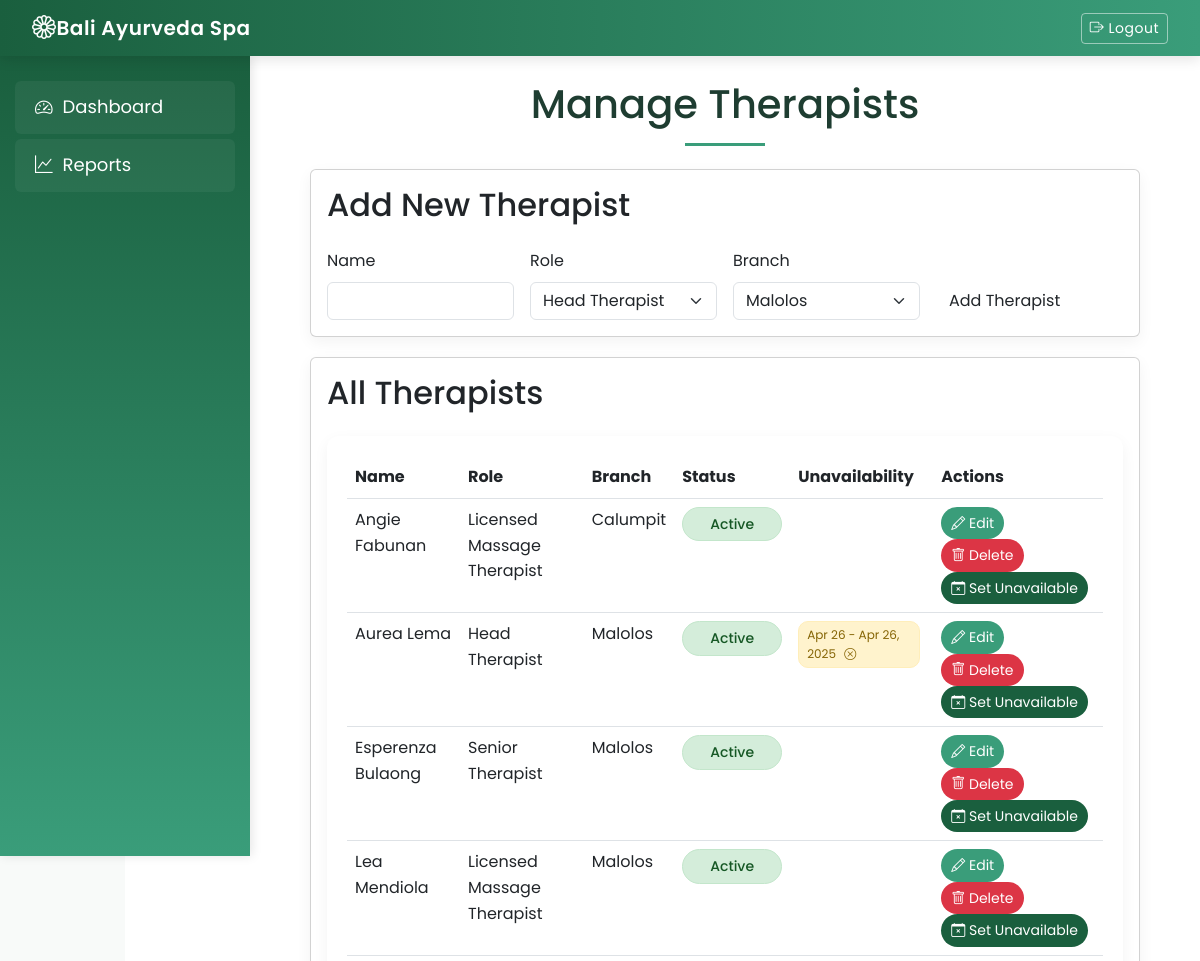
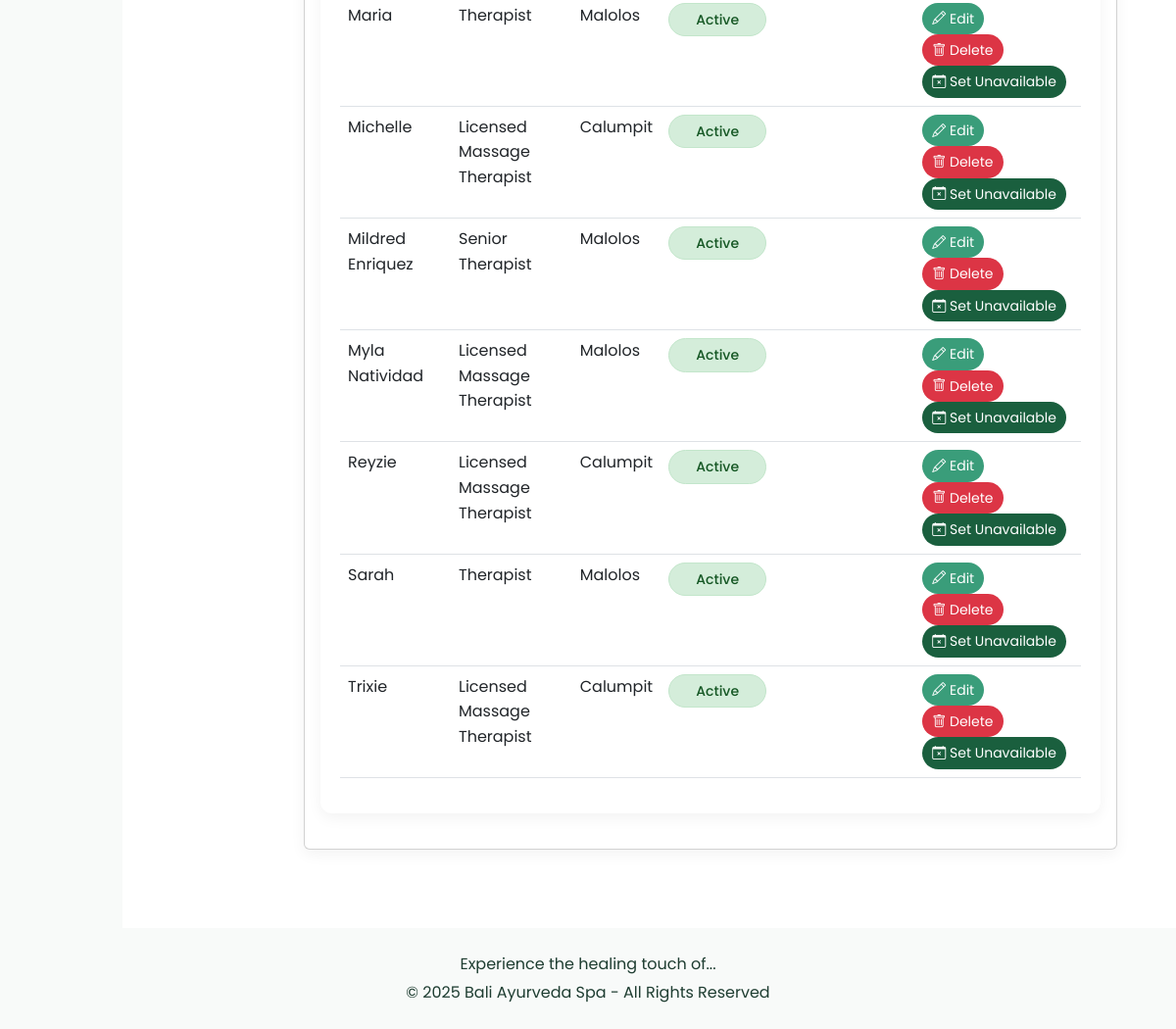
Page /admin/manage_therapists.php (signed in) on the committed database (2 pictures, top to bottom).
### tables this page shows
CREATE TABLE `therapists` (
  `id` int(11) NOT NULL AUTO_INCREMENT,
  `name` varchar(100) NOT NULL,
  `branch_id` int(11) DEFAULT NULL,
  `role` varchar(100) DEFAULT NULL,
  `is_active` tinyint(1) NOT NULL DEFAULT 1,
  PRIMARY KEY (`id`),
  KEY `therapists_ibfk_1` (`branch_id`),
  CONSTRAINT `therapists_ibfk_1` FOREIGN KEY (`branch_id`) REFERENCES `branches` (`id`)
);

CREATE TABLE `branches` (
  `id` int(11) NOT NULL AUTO_INCREMENT,
  `name` varchar(100) NOT NULL,
  `bed_count` int(11) DEFAULT 0,
  PRIMARY KEY (`id`)
);

CREATE TABLE `therapist_availability` (
  `id` int(11) NOT NULL AUTO_INCREMENT,
  `therapist_id` int(11) NOT NULL,
  `start_date` date NOT NULL,
  `end_date` date NOT NULL,
  `reason` enum('vacation','sickness','other') NOT NULL,
  `created_at` timestamp NOT NULL DEFAULT current_timestamp(),
  PRIMARY KEY (`id`),
  KEY `therapist_id` (`therapist_id`),
  CONSTRAINT `therapist_availability_ibfk_1` FOREIGN KEY (`therapist_id`) REFERENCES `therapists` (`id`) ON DELETE CASCADE
);

### admin/manage_therapists.php (the view, shortened to what this page needs)
<?php
require '../includes/db.php';
$admin_id = $_SESSION['admin_id'];
$stmt = $conn->prepare("SELECT branch FROM admins WHERE id = ?");
$stmt->bind_param("i", $admin_id);
$stmt->execute();
$result = $stmt->get_result();
$admin = $result->fetch_assoc();
$branch = $admin['branch'];
$is_superadmin = ($branch === 'Owner');
$query = "
    SELECT t.*, b.name AS branch_name
    FROM therapists t
    LEFT JOIN branches b ON t.branch_id = b.id
";
$query .= " ORDER BY t.name ASC";
$stmt = $conn->prepare($query);
$stmt->execute();
$result = $stmt->get_result();
$therapists = $result->fetch_all(MYSQLI_ASSOC);
$availability_query = "
    SELECT ta.*
    FROM therapist_availability ta
    JOIN therapists t ON ta.therapist_id = t.id
    LEFT JOIN branches b ON t.branch_id = b.id
";
$availability_stmt = $conn->prepare($availability_query);
$availability_stmt->execute();
$availability_result = $availability_stmt->get_result();
$availability_records = $availability_result->fetch_all(MYSQLI_ASSOC);
$branches = [];
if ($is_superadmin) {
    $branches = $conn->query("SELECT id, name FROM branches")->fetch_all(MYSQLI_ASSOC);
}
function formatDateRange($start, $end) {
    return date("M j", strtotime($start)) . ' - ' . date("M j, Y", strtotime($end));
}
?>
<!DOCTYPE html>
<html lang="en">
<head>
    <link href="https://cdn.jsdelivr.net/npm/bootstrap@5.3.0-alpha1/dist/css/bootstrap.min.css" rel="stylesheet">
    <link href="https://cdn.jsdelivr.net/npm/bootstrap-icons@1.8.1/font/bootstrap-icons.css" rel="stylesheet">
</head>
<body>
<?php include '../includes/header.php'; ?>
    <div class="main-content">
        <h1>Manage Therapists</h1>
        <div class="card">
            <div class="card-body">
                <h2 class="mb-4">Add New Therapist</h2>
                <form id="addTherapistForm">
                    <div class="row g-3">
                        <div class="col-md-3">
                            <label class="form-label">Name</label>
                            <input type="text" name="name" class="form-control" required>
                        </div>
                        <div class="col-md-3">
                            <label class="form-label">Role</label>
                            <select name="role" class="form-select" required>
                                <option value="Head Therapist">Head Therapist</option>
                            </select>
                        </div>
                        <div class="col-md-3">
                            <label class="form-label">Branch</label>
                            <select name="branch_id" class="form-select" <?= $is_superadmin ? '' : 'disabled' ?> required>
                                <?php if ($is_superadmin): ?>
                                    <?php foreach ($branches as $branch_option): ?>
                                        <option value="<?= $branch_option['id'] ?>"><?= htmlspecialchars($branch_option['name']) ?></option>
                                    <?php endforeach; ?>
                                <?php else: ?>
                                    <option value="<?= $branches[0]['id'] ?? '' ?>"><?= htmlspecialchars($branch) ?></option>
                                <?php endif; ?>
                            </select>
                        </div>
                        <div class="col-md-3 d-flex align-items-end">
                            <button type="submit" class="btn btn-oblong">Add Therapist</button>
                        </div>
                    </div>
                </form>
            </div>
        </div>
        <div class="card">
            <div class="card-body">
                <h2 class="mb-4">All Therapists</h2>
                <div class="table-responsive">
                    <table class="table table-hover">
                        <thead>
                            <tr>
                                <th>Name</th>
                                <th>Role</th>
                                <th>Branch</th>
                                <th>Status</th>
                                <th>Unavailability</th>
                                <th>Actions</th>
                            </tr>
                        </thead>
                        <tbody>
                            <?php foreach ($therapists as $therapist): ?>
                            <tr>
                                <td><?= htmlspecialchars($therapist['name']) ?></td>
                                <td><?= htmlspecialchars($therapist['role']) ?></td>
                                <td><?= htmlspecialchars($therapist['branch_name'] ?? 'N/A') ?></td>
                                <td>
                                    <span class="status-badge status-<?= $therapist['is_active'] ? 'active' : 'inactive' ?>">
                                        <?= $therapist['is_active'] ? 'Active' : 'Inactive' ?>
                                    </span>
                                </td>
                                <td>
                                    <?php
                                    $therapist_availability = array_filter($availability_records, function($a) use ($therapist) {
                                        return $a['therapist_id'] == $therapist['id'];
                                    });
                                    foreach ($therapist_availability as $availability): ?>
                                        <span class="unavailability-badge"
                                              data-id="<?= $availability['id'] ?>"
                                              data-start="<?= $availability['start_date'] ?>"
                                              data-end="<?= $availability['end_date'] ?>"
                                              data-reason="<?= $availability['reason'] ?>">
                                            <?= formatDateRange($availability['start_date'], $availability['end_date']) ?>
                                            <i class="bi bi-x-circle cancel-unavailability" style="cursor:pointer; margin-left:5px;"></i>
                                        </span>
                                    <?php endforeach; ?>
                                </td>
                                <td>
                                    <button class="action-btn edit-btn edit-therapist"
                                        data-id="<?= $therapist['id'] ?>"
                                        data-name="<?= htmlspecialchars($therapist['name']) ?>"
                                        data-role="<?= htmlspecialchars($therapist['role']) ?>"
                                        data-is_active="<?= $therapist['is_active'] ?>"
                                        data-branch_id="<?= $therapist['branch_id'] ?>">
                                        <i class="bi bi-pencil"></i> Edit
                                    </button>
                                    <button class="action-btn delete-btn delete-therapist"
                                        data-id="<?= $therapist['id'] ?>">
                                        <i class="bi bi-trash"></i> Delete
                                    </button>
                                    <button class="action-btn unavailable-btn set-unavailable"
                                        data-therapist_id="<?= $therapist['id'] ?>">
                                        <i class="bi bi-calendar-x"></i> Set Unavailable
                                    </button>
                                </td>
                            </tr>
                            <?php endforeach; ?>
                        </tbody>
                    </table>
                </div>
            </div>
        </div>
    </div>
</body>
</html>
<?php include '../includes/footer.php'; ?>

### assets/css/sidebar.css (style rules this page uses)
body { display: flex; }
.main-content { margin-left: 250px; padding: 20px; width: 100%; }
.card { margin-bottom: 20px; }

### admin/manage_therapists.php (style rules this page uses)
:root { --primary-white: #ffffff; --secondary-green: #2e8b57; --accent-green: #4caf93; --light-green: #e8f5e9; --dark-text: #2a6049; --medium-gray: #e0e0e0; --light-gray: #f5f5f5; --oblong-green: #2e8b57; --oblong-hover: #247a4a; }
body { background-color: var(--light-gray); font-family: 'Poppins', sans-serif; color: var(--dark-text); line-height: 1.6; }
.main-content { margin-top: 10px; padding: 30px; }
.table-responsive { margin: 20px 0; background-color: var(--primary-white); border-radius: 12px; box-shadow: 0 5px 15px rgba(0,0,0,0.05); padding: 20px; width: 100%; }
h1, h2, h3, h4, h5 { color: var(--dark-text); font-weight: 600; }
h1 { text-align: center; margin-bottom: 2rem; position: relative; padding-bottom: 15px; }
h1:after { content: ''; display: block; width: 80px; height: 3px; background: var(--accent-green); margin: 15px auto 0; }
.card { border: none; border-radius: 12px; box-shadow: 0 5px 15px rgba(0,0,0,0.05); background-color: white; margin-bottom: 2rem; }
table { width: 100%; border-collapse: collapse; }
th, td { padding: 12px; text-align: left; border-bottom: 1px solid #dee2e6; }
th { background-color: var(--light-green); border-bottom: 2px solid var(--accent-green); }
.status-badge { padding: 5px 10px; border-radius: 20px; font-size: 14px; font-weight: 500; display: inline-block; min-width: 100px; text-align: center; }
.status-active { background-color: #D4EDDA; color: #155724; border: 1px solid #C3E6CB; }
.unavailability-badge { background-color: #FFF3CD; color: #856404; padding: 3px 8px; border-radius: 10px; font-size: 12px; margin-right: 5px; margin-bottom: 5px; display: inline-block; border: 1px solid #FFEEBA; }
.action-btn { margin-right: 5px; padding: 5px 10px; font-size: 14px; border-radius: 20px; transition: all 0.3s ease; }
.edit-btn { background-color: var(--accent-green); color: white; border: none; }
.delete-btn { background-color: #dc3545; color: white; border: none; }
.unavailable-btn { background-color: var(--secondary-green); color: white; border: none; }
.form-control, .form-select { border: 1px solid var(--medium-gray); border-radius: 6px; padding: 8px 12px; }
.btn-oblong { padding: 8px 20px; border-radius: 30px; font-weight: 500; transition: all 0.3s ease; background-color: var(--oblong-green); color: white; border: none; }

### includes/header.php (style rules this page uses)
:root { --primary-white: #ffffff; --secondary-green: #1a5f3e; --accent-green: #3a9d7a; --light-green: #e8f5e9; --dark-text: #1e3d31; --medium-gray: #e0e0e0; --light-gray: #f8faf9; --deep-forest: #0d3b22; --mint-cream: #f0f7f4; --spa-teal: #4caf93; --sage-green: #8ba888; --gradient-start: #1a5f3e; --gradient-end: #3a9d7a; }
body { background-color: var(--light-gray); font-family: 'Poppins', sans-serif; color: var(--dark-text); line-height: 1.6; display: flex; flex-direction: column; min-height: 100vh; margin: 0; padding: 0; }
.main-content { max-width: calc(100% - 125px); margin-left: 125px; margin-right: auto; padding: 30px; background-color: var(--primary-white); min-height: calc(100vh - 56px); box-sizing: border-box; }

### rows in the picture
therapists: name "Angie Fabunan", role "Licensed Massage Therapist", branch.name "Calumpit", is_active "Active"
therapists: name "Aurea Lema", role "Head Therapist", branch.name "Malolos", is_active "Active"
therapist_availability: start_date+end_date "Apr 26 - Apr 26, 2025"
therapists: name "Esperenza Bulaong", role "Senior Therapist", branch.name "Malolos", is_active "Active"
therapists: name "Lea Mendiola", role "Licensed Massage Therapist", branch.name "Malolos", is_active "Active"
therapists: name "Maria", role "Therapist", branch.name "Malolos", is_active "Active"
therapists: name "Michelle", role "Licensed Massage Therapist", branch.name "Calumpit", is_active "Active"
therapists: name "Mildred Enriquez", role "Senior Therapist", branch.name "Malolos", is_active "Active"
therapists: name "Myla Natividad", role "Licensed Massage Therapist", branch.name "Malolos", is_active "Active"
therapists: name "Reyzie", role "Licensed Massage Therapist", branch.name "Calumpit", is_active "Active"
therapists: name "Sarah", role "Therapist", branch.name "Malolos", is_active "Active"
therapists: name "Trixie", role "Licensed Massage Therapist", branch.name "Calumpit", is_active "Active"

### other values in the picture
form field branch_id "Malolos"
